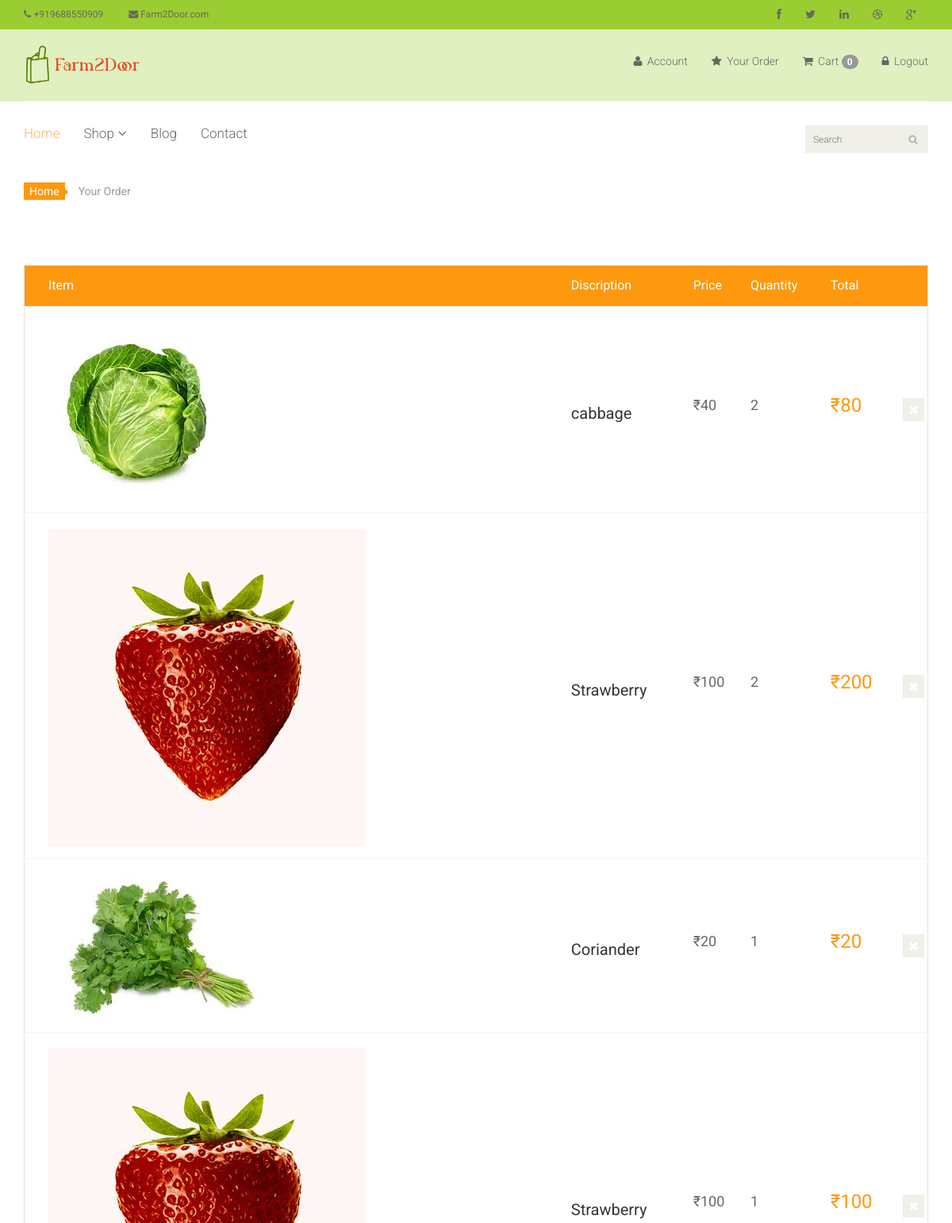
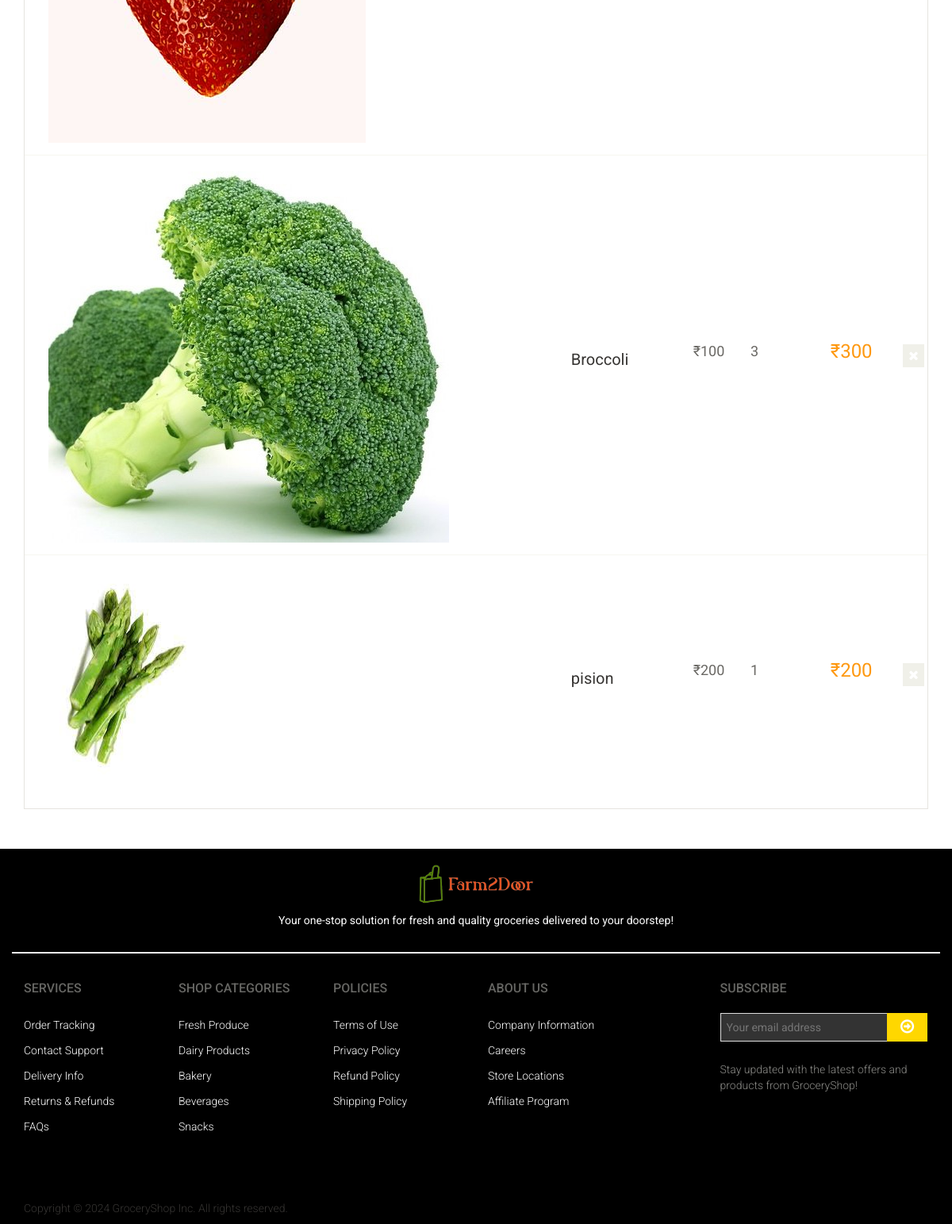
/order/ (signed in), run on the app's committed database (2 pictures, top to bottom).
### app/models.py (models this page shows, shortened)
class Order(models.Model):
    image = models.ImageField(upload_to='ecommerce/order/image')
    product = models.CharField(max_length=100,default='')
    user = models.ForeignKey(User, on_delete=models.CASCADE)
    price = models.IntegerField()
    quantity = models.CharField(max_length=5)
    total = models.CharField(max_length=100, default='')
    address = models.TextField()
    phone = models.CharField(max_length=10)
    pincode = models.CharField(max_length=10)
    date = models.DateField(default=datetime.datetime.today)

### E_shop/views.py (the view)
# urls.py: path('order/',views.Your_Order,name="order"),
def Your_Order(request):
    uid = request.session.get('_auth_user_id')
    user = User.objects.get(pk=uid)
    order = Order.objects.filter(user = user)
    context = {
        'order':order,
    }
    return render(request,'order.html',context)

### templates/order.html
{% extends 'master.html' %}
{% block body %}
	<section id="cart_items">
		<div class="container">
			<div class="breadcrumbs">
				<ol class="breadcrumb">
				  <li><a href="#">Home</a></li>
				  <li class="active">Your Order</li>
				</ol>
			</div>
			<div class="table-responsive cart_info">
				<table class="table table-condensed">
					<thead>
						<tr class="cart_menu">
							<td class="image">Item</td>
							<td class="description">Discription</td>
							<td class="price">Price</td>
							<td class="quantity">Quantity</td>
							<td class="total">Total</td>
							<td></td>
						</tr>
					</thead>
					<tbody>
                    {% for i in order %}
						<tr>
							<td class="cart_product">
								<a href=""><img src="{{i.image}}" alt=""></a>
							</td>
							<td class="cart_description">
								<h4><a href="">{{i.product}}</a></h4>
							</td>
							<td class="cart_price">
								<p>₹{{i.price}}</p>
							</td>
							<td class="cart_price">
								<div class="cart_quantity_button">
									<p>{{i.quantity}}</p>
								</div>
							</td>
							<td class="cart_total">
								<p class="cart_total_price">₹{{i.total}}</p>
							</td>
							<td class="cart_delete">
								<a class="cart_quantity_delete" href=""><i class="fa fa-times"></i></a>
							</td>
						</tr>
                    {% endfor %}
					</tbody>
				</table>
			</div>
		</div>
	</section>
{% endblock %}

### static/css/main.css (style rules this page uses)
body { font-family: 'Roboto', sans-serif; background:; position: relative; font-weight:400px; }
a { -webkit-transition: 300ms; -moz-transition: 300ms; -o-transition: 300ms; transition: 300ms; }
h1, h2, h3, h4, h5, h6 { font-family: 'Roboto', sans-serif; }
.breadcrumbs { position: relative; }
.breadcrumbs .breadcrumb { background:transparent; margin-bottom: 75px; padding-left: 0; }
.breadcrumbs .breadcrumb li a { background:#FE980F; color: #FFFFFF; padding: 3px 7px; }
.breadcrumbs .breadcrumb li a:after { content:""; height:auto; width: auto; border-width: 8px; border-style: solid; border-color:transparent transparent transparent #FE980F; position: absolute; top: 11px; left:48px; }
.breadcrumbs .breadcrumb > li + li:before { content: " "; }
#cart_items .cart_info { border: 1px solid #E6E4DF; margin-bottom: 50px }
#cart_items .cart_info .cart_menu { background: #FE980F; color: #fff; font-size: 16px; font-family: 'Roboto', sans-serif; font-weight: normal; }
#cart_items .cart_info .table.table-condensed thead tr { height: 51px; }
#cart_items .cart_info .table.table-condensed tr { border-bottom: 1px solid#F7F7F0 }
#cart_items .cart_info .table.table-condensed tr:last-child { border-bottom: 0 }
.cart_info table tr td { border-top: 0 none; vertical-align: inherit; }
#cart_items .cart_info .image { padding-left: 30px; }
#cart_items .cart_info .cart_description h4 { margin-bottom: 0 }
#cart_items .cart_info .cart_description h4 a { color: #363432; font-family: 'Roboto',sans-serif; font-size: 20px; font-weight: normal; }
#cart_items .cart_info .cart_price p { color:#696763; font-size: 18px }
#cart_items .cart_info .cart_total_price { color: #FE980F; font-size: 24px; }
.cart_product { display: block; margin: 15px -70px 10px 25px; }
.cart_delete { display: block; margin-right: -12px; overflow: hidden; }
.cart_delete a { background:#F0F0E9; color: #FFFFFF; padding: 5px 7px; font-size: 16px }

### data on the page
Order: image (picture), product "cabbage", price "40", quantity "2", total "80"
Order: image (picture), product "Strawberry", price "100", quantity "2", total "200"
Order: image (picture), product "Coriander", price "20", quantity "1", total "20"
Order: image (picture), product "Strawberry", price "100", quantity "1", total "100"
Order: image (picture), product "Broccoli", price "100", quantity "3", total "300"
Order: image (picture), product "pision", price "200", quantity "1", total "200"

### other printed values
{{ request.session.cart|length }} "0"
